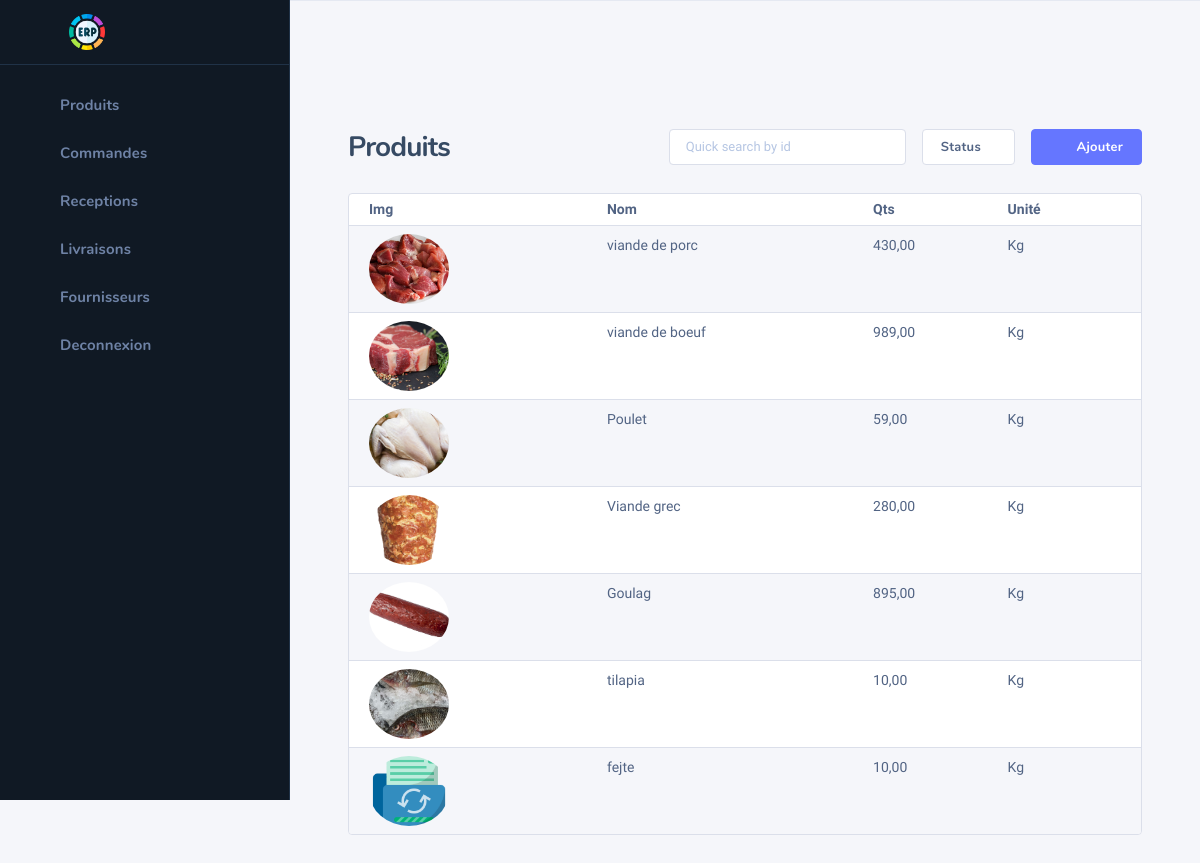
Screenshot of /product-appro (signed in) with the database file from the repository.
### appro/models.py (models this page shows, shortened)
class Product(models.Model):
    img = models.ImageField(upload_to="products-images", null=True, blank=True)
    name = models.CharField(max_length=255)
    price = models.DecimalField(default=0, max_digits=10, decimal_places=2)
    type_product = models.CharField(choices=product_types, max_length=255)
    qts = models.DecimalField(default=0, max_digits=10, decimal_places=2)
    unit = models.CharField(choices=units, max_length=10, default="Kg")

### auth_user/decorators.py (the view)
        def wrapper_func(request, *args, **kwargs):
            groups = None
            check = False
            if request.user.groups.exists():
                groups = request.user.groups.all()
            for group in groups:
                if group.name in allowed_roles:
                    check = True
            if check is True:
                return view_func(request, *args, **kwargs)
            elif check is False:
                return HttpResponse("Permission non accordée !")
            return wrapper_func(request, *args, **kwargs)

### appro/views.py (called while the page is built, shortened)
@login_required(login_url='login')
@allowed_users(allowed_roles=['Approvisionnement'])
def ProductApproView(request):
    products = Product.objects.filter(type_product="matière première")
    return render(request, 'appro/products.html', context={'products': products})

### templates/appro/products.html (shortened to what this page needs)
{% extends 'appro/base-appro.html' %}
{% block content %}
    {% include 'appro/sidebar-appro.html' %}
    <div class="nk-wrap">
        <div class="nk-content">
            <div class="nk-content ">
                <div class="container-fluid">
                    <div class="nk-content-inner">
                        <div class="nk-content-body">
                            <div class="nk-block-head nk-block-head-sm">
                                <div class="nk-block-between">
                                    <div class="nk-block-head-content">
                                        <h3 class="nk-block-title page-title">Produits</h3>
                                    </div>
                                    <div class="nk-block-head-content">
                                        <div class="toggle-wrap nk-block-tools-toggle">
                                            <div class="toggle-expand-content" data-content="pageMenu">
                                                <ul class="nk-block-tools g-3">
                                                    <li>
                                                        <div class="form-control-wrap">
                                                            <div class="form-icon form-icon-right">
                                                                <em class="icon ni ni-search"></em>
                                                            </div>
                                                            <input type="text" class="form-control" id="default-04"
                                                                   placeholder="Quick search by id">
                                                        </div>
                                                    </li>
                                                    <li>
                                                        <div class="drodown">
                                                            <a href="#"
                                                               class="dropdown-toggle dropdown-indicator btn btn-outline-light btn-white"
                                                               data-bs-toggle="dropdown">Status</a>
                                                        </div>
                                                    </li>
                                                    <li class="nk-block-tools-opt">
                                                        <a href="#" data-target="addProduct"
                                                           class="toggle btn btn-primary d-none d-md-inline-flex"><em
                                                                class="icon ni ni-plus"></em><span>Ajouter</span></a>
                                                    </li>
                                                </ul>
                                            </div>
                                        </div>
                                    </div>
                                </div>
                            </div>
                            <div class="nk-block">
                                <div class="card card-bordered">
                                    <div class="card-inner-group">
                                        <div class="card-inner p-0">
                                            <table class="datatable-init-export nowrap table table-striped"
                                                   data-export-title="Export">
                                                <thead>
                                                <tr>
                                                    <th>Img</th>
                                                    <th>Nom</th>
                                                    <th>Qts</th>
                                                    <th>Unité</th>
                                                </tr>
                                                </thead>
                                                <tbody>
                                                {% for product in products %}
                                                    <tr>
                                                        <td><img src="
                                                                {% if product.img %}{{ product.img.url }}{% endif %}"
                                                                 alt="" class="thumb round-xl rounded-circle"
                                                                 style="height: 70px;width: 80px;object-fit: cover">
                                                        </td>
                                                        <td>{{ product.name }}</td>
                                                        <td>{{ product.qts }}</td>
                                                        <td>{{ product.unit }}</td>
                                                    </tr>
                                                {% endfor %}
                                                </tbody>
                                            </table>
                                        </div>
                                    </div>
                                </div>
                            </div>
                        </div>
                    </div>
                </div>
            </div>
        </div>
    </div>
{% endblock %}

### templates/appro/base-appro.html (shortened to what this page needs)
{% load static %}
<!DOCTYPE html>
<html lang="fr">
<head>
    <link rel="stylesheet" href="{% static 'css/dashlite.css' %}">
    <link id="skin-default" rel="stylesheet" href="{% static 'css/theme.css' %}">
</head>
<body class="nk-body bg-lighter npc-general has-sidebar">
<div class="nk-app-root">
      <div class="nk-main">
    {% block content %}
    {% endblock %}
      </div>
</div>
</body>
</html>

### templates/appro/sidebar-appro.html (shortened to what this page needs)
{% load static %}
    <div
          class="nk-sidebar nk-sidebar-fixed is-dark"
          data-content="sidebarMenu"
        >
          <div class="nk-sidebar-element nk-sidebar-head">
            <div class="nk-menu-trigger">
              <a
                href="#"
                class="nk-nav-compact nk-quick-nav-icon d-none d-xl-inline-flex"
                data-target="sidebarMenu"
                ><em class="icon ni ni-menu"></em
              ></a>
            </div>
            <div class="nk-sidebar-brand">
              <a href="html/hotel/index.html" class="logo-link nk-sidebar-logo">
                <img
                  class="logo-light logo-img"
                  src="{% static 'images/erp.png' %}"
                  alt="logo"
                />
              </a>
            </div>
          </div>
          <div class="nk-sidebar-element nk-sidebar-body">
            <div class="nk-sidebar-content">
              <div class="nk-sidebar-menu" data-simplebar>
                <ul class="nk-menu">
                  <li class="nk-menu-item">
                    <a href="{% url 'product-appro' %}" class="nk-menu-link">
                      <span class="nk-menu-icon"
                        ><em class="icon ni ni-list-round"></em
                      ></span>
                      <span class="nk-menu-text">Produits</span>
                    </a>
                  </li>
                    <li class="nk-menu-item">
                    <a href="{% url 'cmd-appro' %}" class="nk-menu-link">
                      <span class="nk-menu-icon"
                        ><em class="icon ni ni-alert-circle"></em
                      ></span>
                      <span class="nk-menu-text">Commandes</span>
                    </a>
                  </li>
                  <li class="nk-menu-item">
                    <a href="{% url 'depot-appro' %}" class="nk-menu-link">
                      <span class="nk-menu-icon"
                        ><em class="icon ni ni-box"></em
                      ></span>
                      <span class="nk-menu-text">Receptions</span>
                    </a>
                  </li>
                    <li class="nk-menu-item">
                    <a href="{% url 'livraison-appro' %}" class="nk-menu-link">
                      <span class="nk-menu-icon"
                        ><em class="icon ni ni-swap"></em
                      ></span>
                      <span class="nk-menu-text">Livraisons</span>
                    </a>
                  </li>
                    <li class="nk-menu-item">
                    <a href="{% url 'supplier-appro' %}" class="nk-menu-link">
                      <span class="nk-menu-icon"
                        ><em class="icon ni ni-layer"></em
                      ></span>
                      <span class="nk-menu-text">Fournisseurs</span>
                    </a>
                  </li>
                    <li class="nk-menu-item">
                    <a href="{% url 'logout' %}" class="nk-menu-link">
                      <span class="nk-menu-icon"
                        ><em class="icon ni ni-account-setting"></em
                      ></span>
                      <span class="nk-menu-text">Deconnexion</span>
                    </a>
                  </li>
                </ul>
              </div>
            </div>
          </div>
        </div>

### templates/reponsive-sidebar.html (shortened to what this page needs)
{% load static %}

### rows the page displays
Product: img (picture), name "viande de porc", qts "430,00", unit "Kg"
Product: img (picture), name "viande de boeuf", qts "989,00", unit "Kg"
Product: img (picture), name "Poulet", qts "59,00", unit "Kg"
Product: img (picture), name "Viande grec", qts "280,00", unit "Kg"
Product: img (picture), name "Goulag", qts "895,00", unit "Kg"
Product: img (picture), name "tilapia", qts "10,00", unit "Kg"
Product: img (picture), name "fejte", qts "10,00", unit "Kg"
